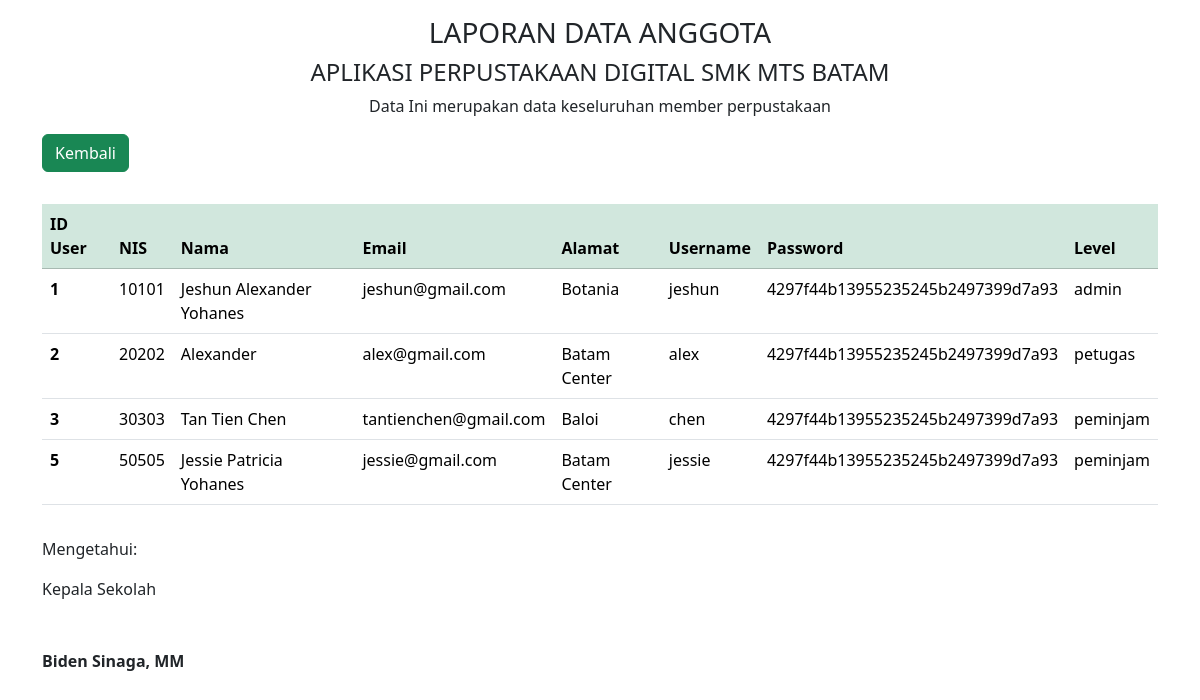
The app's page /admin/data/laporan_da.php with its own data.
### tables this page shows
CREATE TABLE `user` (
  `IDuser` int(11) NOT NULL,
  `username` varchar(255) NOT NULL,
  `nis` int(11) NOT NULL,
  `password` varchar(255) NOT NULL,
  `email` varchar(255) NOT NULL,
  `namalengkap` varchar(225) NOT NULL,
  `alamat` text NOT NULL,
  `level` enum('peminjam','petugas','admin') NOT NULL
);

### admin/data/laporan_da.php (the view, shortened to what this page needs)
<!DOCTYPE html>
<html lang="en">
<head>
    <link href="https://cdn.jsdelivr.net/npm/bootstrap@5.3.2/dist/css/bootstrap.min.css" rel="stylesheet"
>
</head>
<body>
    <div class="container">
        <div class="row">
            <div class="col text-center mt-3">
                <h3>LAPORAN DATA ANGGOTA</h3>
                <h4>APLIKASI PERPUSTAKAAN DIGITAL SMK MTS BATAM</h4>
                <span>Data Ini merupakan data keseluruhan member perpustakaan</span>
            </div>
        </div>
        <div class="row">
            <div class="col">
                <a href="../laporan.php" class="btn btn-success my-3">Kembali</a>
            </div>
        </div>
        <div class="row">
            <div class="col my-3">
                <table class="table">
                    <thead class="table-success">
                        <tr>
                            <th scope="col">ID User</th>
                            <th scope="col">NIS</th>
                            <th scope="col">Nama</th>
                            <th scope="col">Email</th>
                            <th scope="col">Alamat</th>
                            <th scope="col">Username</th>
                            <th scope="col">Password</th>
                            <th scope="col">Level</th>
                        </tr>
                    </thead>
                    <tbody>
                        <?php
                        include '../../koneksi/koneksi.php';
                        $data = mysqli_query($koneksi, "SELECT * FROM user");
                        while ($d = mysqli_fetch_array($data)) {
                        ?>
                            <tr>
                                <th scope="row"><?php echo $d['IDuser']; ?></th>
                                <td><?php echo $d['nis']; ?></td>
                                <td><?php echo $d['namalengkap']; ?></td>
                                <td><?php echo $d['email']; ?></td>
                                <td><?php echo $d['alamat']; ?></td>
                                <td><?php echo $d['username']; ?></td>
                                <td><?php echo $d['password']; ?></td>
                                <td><?php echo $d['level']; ?></td>
                            </tr>
                        <?php
                        }
                        ?>
                    </tbody>
                </table>
            </div>
        </div>
        <div class="row">
            <div class="col">
                <p>Mengetahui:</p>
                <p>Kepala Sekolah</p>
                <p class="mt-5"><b>Biden Sinaga, MM</b></p>
            </div>
        </div>
        </div>
</body>
</html>

### records on screen
user: IDuser "1", nis "10101", namalengkap "Jeshun Alexander Yohanes", email "jeshun@gmail.com", alamat "Botania", username "jeshun", password "4297f44b13955235245b2497399d7a93", level "admin"
user: IDuser "2", nis "20202", namalengkap "Alexander", email "alex@gmail.com", alamat "Batam Center", username "alex", password "4297f44b13955235245b2497399d7a93", level "petugas"
user: IDuser "3", nis "30303", namalengkap "Tan Tien Chen", email "tantienchen@gmail.com", alamat "Baloi", username "chen", password "4297f44b13955235245b2497399d7a93", level "peminjam"
user: IDuser "5", nis "50505", namalengkap "Jessie Patricia Yohanes", email "jessie@gmail.com", alamat "Batam Center", username "jessie", password "4297f44b13955235245b2497399d7a93", level "peminjam"
